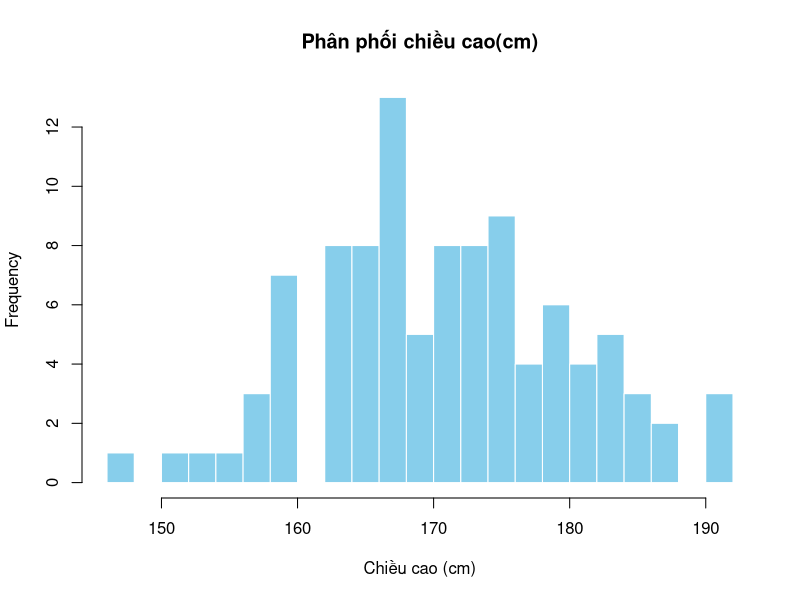

Reproduce this figure in R.
# Mô phỏng biến ngẫu nhiên trong R
# 2.2.1. Biến ngẫu nhiên rời rạc
# Chúng ta có thể mô phỏng một biến 
# ngẫu nhiên rời rạc như việc tung đồng xu bằng cách sử dụng hàm sample()

# Mô phỏng tung đồng xu 10 lần
# "heads" = mặt ngửa, "tails" = mặt sấp
set.seed(123) # Để kết quả cáo thể tái lập được
coin_flips <- sample(c("heads", "tails"), size = 10, replace = TRUE)
print(coin_flips)

# Trong đoạn code này, sample() được sử dụng để chọn ngẫu nhiên “heads” hoặc “tails” với mỗi lần tung đồng xu. Tham số replace = TRUE cho phép chọn lại các giá trị (giống như tung đồng xu nhiều lần).

# 2.2.2. Biến ngẫu nhiên liên tục
# Đối với biến ngẫu nhiên liên tục, chúng ta thường sử dụng phân phối chuẩn. Hàm rnorm() trong R có thể được sử dụng để tạo mẫu từ một phân phối chuẩn:

# Tạo một mẫu ngẫu nhiên của chiều cao theo phân phối chuẩn
# Giả sử trung bình chiều cao các bạn là 170cm và độ lệch chuẩn là 10cm
set.seed(123)
heights <- rnorm(n=100, mean=170, sd=10)

# Hiển thị 10 giá trị đầu tiên
head(heights, 10)

# Tạo biểu đồ histogram để quan sát phân phối
hist(heights, breaks = 20, 
     main = "Phân phối chiều cao(cm)", 
     xlab ="Chiều cao (cm)", 
     col = "skyblue", 
     border="white")



